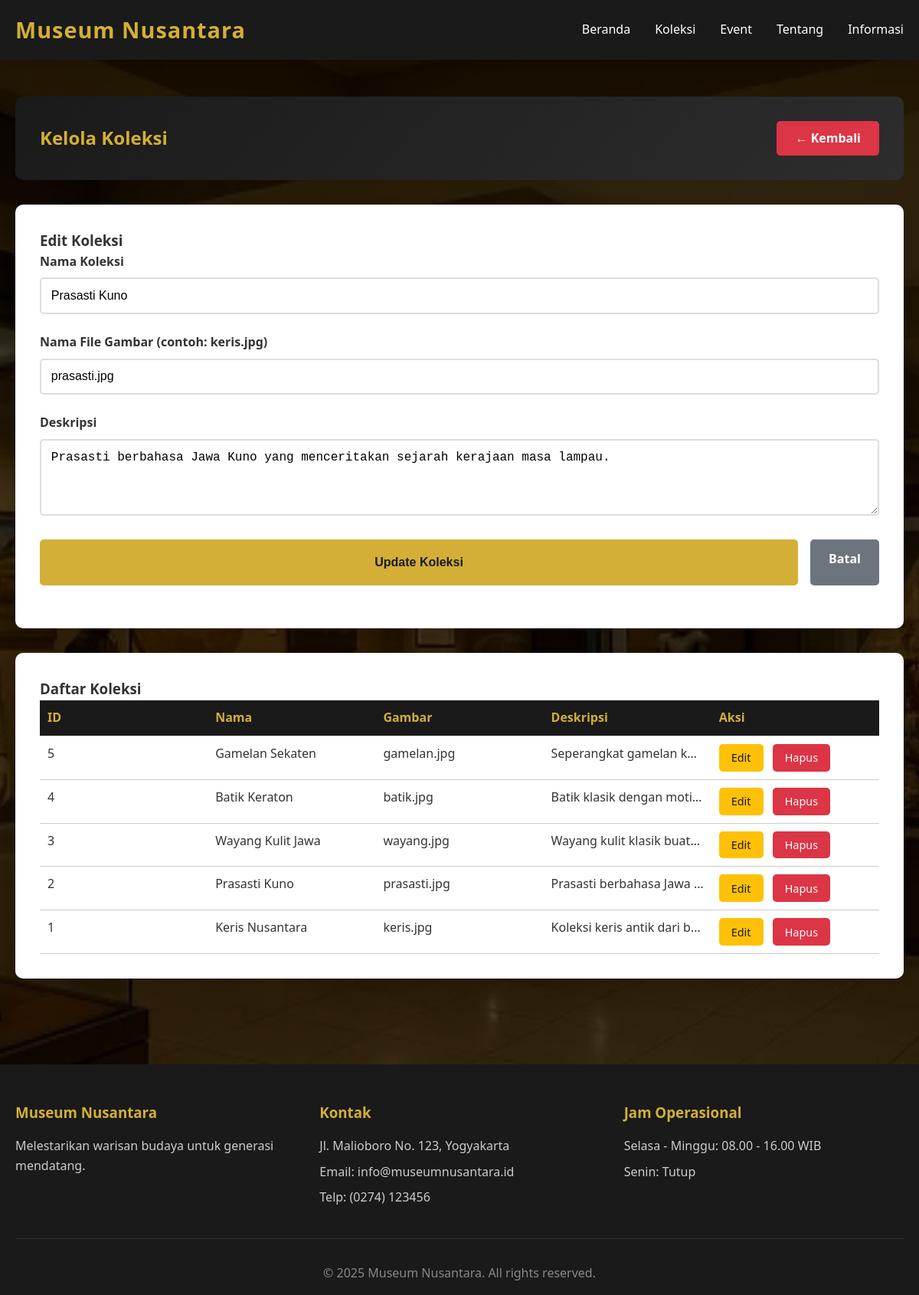
/admin/koleksi_manage.php?edit=2 (signed in), run on the app's committed database.
### tables this page shows
CREATE TABLE koleksi (
    id INT PRIMARY KEY AUTO_INCREMENT,
    nama VARCHAR(200) NOT NULL,
    gambar VARCHAR(255) NOT NULL,
    deskripsi TEXT,
    created_at TIMESTAMP DEFAULT CURRENT_TIMESTAMP
);

### admin/koleksi_manage.php (the view, shortened to what this page needs)
<?php
require_once '../includes/koneksi.php';
$edit_data = null;
if(isset($_GET['edit'])) {
    $id = (int)$_GET['edit'];
    $query = "SELECT * FROM koleksi WHERE id = $id";
    $result = mysqli_query($koneksi, $query);
    $edit_data = mysqli_fetch_assoc($result);
}
$query = "SELECT * FROM koleksi ORDER BY id DESC";
$result = mysqli_query($koneksi, $query);
include '../includes/header.php';
?>
<div class="dashboard">
    <div class="container">
        <div class="dashboard-header">
            <h2>Kelola Koleksi</h2>
            <a href="dashboard.php" class="btn-logout">← Kembali</a>
        </div>
        <div class="table-container" style="margin-bottom: 2rem;">
            <h3><?php echo $edit_data ? 'Edit Koleksi' : 'Tambah Koleksi Baru'; ?></h3>
            <form method="POST" action="">
                <div class="form-group">
                    <label>Nama Koleksi</label>
                    <input type="text" name="nama" required value="<?php echo $edit_data ? htmlspecialchars($edit_data['nama']) : ''; ?>">
                </div>
                <div class="form-group">
                    <label>Nama File Gambar (contoh: keris.jpg)</label>
                    <input type="text" name="gambar" required value="<?php echo $edit_data ? htmlspecialchars($edit_data['gambar']) : ''; ?>">
                </div>
                <div class="form-group">
                    <label>Deskripsi</label>
                    <textarea name="deskripsi" required><?php echo $edit_data ? htmlspecialchars($edit_data['deskripsi']) : ''; ?></textarea>
                </div>
                <div style="display: flex;">
                    <button type="submit" name="<?php echo $edit_data ? 'edit' : 'tambah'; ?>" class="btn-submit">
                        <?php echo $edit_data ? 'Update Koleksi' : 'Tambah Koleksi'; ?>
                    </button>
                    <?php if($edit_data): ?>
                    <a href="koleksi_manage.php" class="btn-back" style="display: inline-block; margin-left: 1rem;">Batal</a>
                    <?php endif; ?>
                </div>
            </form>
        </div>
        <div class="table-container">
            <h3>Daftar Koleksi</h3>
            <table class="table">
                <thead>
                    <tr>
                        <th>ID</th>
                        <th>Nama</th>
                        <th>Gambar</th>
                        <th>Deskripsi</th>
                        <th>Aksi</th>
                    </tr>
                </thead>
                <tbody>
                    <?php while($row = mysqli_fetch_assoc($result)): ?>
                    <tr>
                        <td><?php echo $row['id']; ?></td>
                        <td><?php echo htmlspecialchars($row['nama']); ?></td>
                        <td><?php echo htmlspecialchars($row['gambar']); ?></td>
                        <td><?php echo htmlspecialchars(substr($row['deskripsi'], 0, 80)); ?>...</td>
                        <td>
                            <a href="?edit=<?php echo $row['id']; ?>" class="btn-edit">Edit</a>
                            <a href="?hapus=<?php echo $row['id']; ?>" class="btn-delete" onclick="return confirm('Yakin ingin menghapus?')">Hapus</a>
                        </td>
                    </tr>
                    <?php endwhile; ?>
                </tbody>
            </table>
        </div>
    </div>
</div>
<?php
include '../includes/footer.php';
?>

### assets/style.css (style rules this page uses)
* { margin: 0; padding: 0; box-sizing: border-box; }
body { font-family: 'Segoe UI', Tahoma, Geneva, Verdana, sans-serif; line-height: 1.6; color: #333; background-image: url("museum.jpg"); background-size: cover; background-repeat: no-repeat; background-position: center; }
body::before { content: ""; position: fixed; inset: 0; background: rgba(0, 0, 0, 0.7); z-index: -1; }
.container { max-width: 1200px; margin: 0 auto; padding: 0 20px; }
.form-group { margin-bottom: 1.5rem; }
.form-group label { display: block; margin-bottom: 0.5rem; color: #333; font-weight: 600; }
.form-group input, .form-group textarea, .form-group select { width: 100%; padding: 0.8rem; border: 2px solid #ddd; border-radius: 5px; font-size: 1rem; transition: border-color 0.3s; }
.form-group textarea { resize: vertical; min-height: 100px; }
.btn-submit { width: 100%; height: 60px; padding: 1rem; background-color: #d4af37; color: #1a1a1a; border: none; border-radius: 5px; font-size: 1rem; font-weight: 600; cursor: pointer; transition: background-color 0.3s; }
.dashboard { padding: 3rem 0; }
.dashboard-header { background: linear-gradient(135deg, #1a1a1a 0%, #2d2d2d 100%); color: #fff; padding: 2rem; border-radius: 10px; margin-bottom: 2rem; display: flex; justify-content: space-between; align-items: center; }
.dashboard-header h2 { color: #d4af37; }
.btn-logout { padding: 0.6rem 1.5rem; background-color: #dc3545; color: #fff; text-decoration: none; border-radius: 5px; font-weight: 600; transition: background-color 0.3s; }
.table-container { background: #fff; padding: 2rem; border-radius: 10px; box-shadow: 0 5px 15px rgba(0,0,0,0.1); overflow-x: auto; }
table { width: 100%; border-collapse: collapse; table-layout: fixed; }
th, td { padding: 10px; border-bottom: 1px solid #ccc; text-align: left; vertical-align: top; overflow: hidden; text-overflow: ellipsis; white-space: nowrap; }
th { background-color: #1a1a1a; color: #d4af37; font-weight: 600; }
.btn-edit, .btn-delete { padding: 0.4rem 1rem; text-decoration: none; border-radius: 5px; font-size: 0.9rem; margin-right: 0.5rem; display: inline-block; }
.btn-edit { background-color: #ffc107; color: #1a1a1a; }
.btn-delete { background-color: #dc3545; color: #fff; }
.btn-back { display: inline-block; height: 60px; padding: 0.8rem 1.5rem; background-color: #6c757d; color: #fff; text-decoration: none; border-radius: 5px; margin-bottom: 1.5rem; font-size: 1rem; font-weight: 600; align-items: center; }

### data on the page
koleksi: nama "Prasasti Kuno", gambar "prasasti.jpg", deskripsi "Prasasti berbahasa Jawa Kuno yang menceritakan sejarah kerajaan masa lampau.", id "2", deskripsi "Prasasti berbahasa Jawa…"
koleksi: id "5", nama "Gamelan Sekaten", gambar "gamelan.jpg", deskripsi "Seperangkat gamelan k…"
koleksi: id "4", nama "Batik Keraton", gambar "batik.jpg", deskripsi "Batik klasik dengan moti…"
koleksi: id "3", nama "Wayang Kulit Jawa", gambar "wayang.jpg", deskripsi "Wayang kulit klasik buat…"
koleksi: id "1", nama "Keris Nusantara", gambar "keris.jpg", deskripsi "Koleksi keris antik dari b…"
